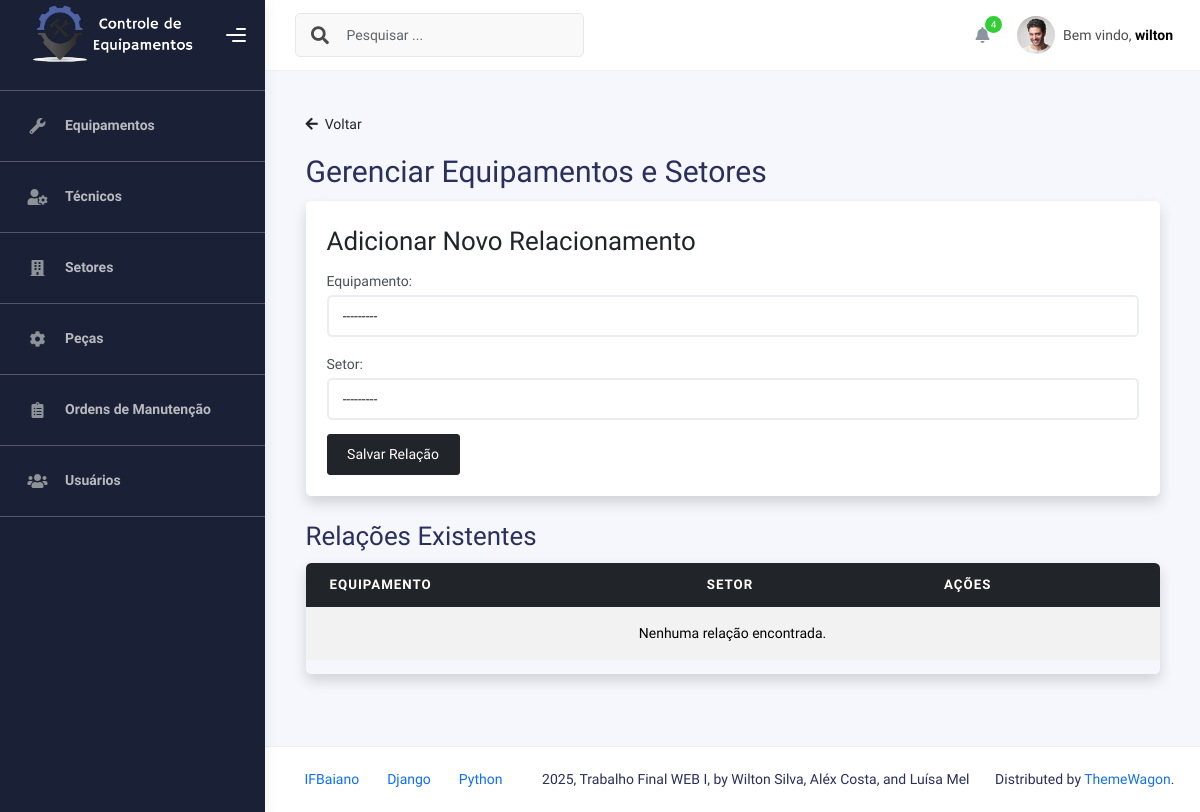
Before: /gerenciar_setor_equipamento/ (signed in) with the older database file.
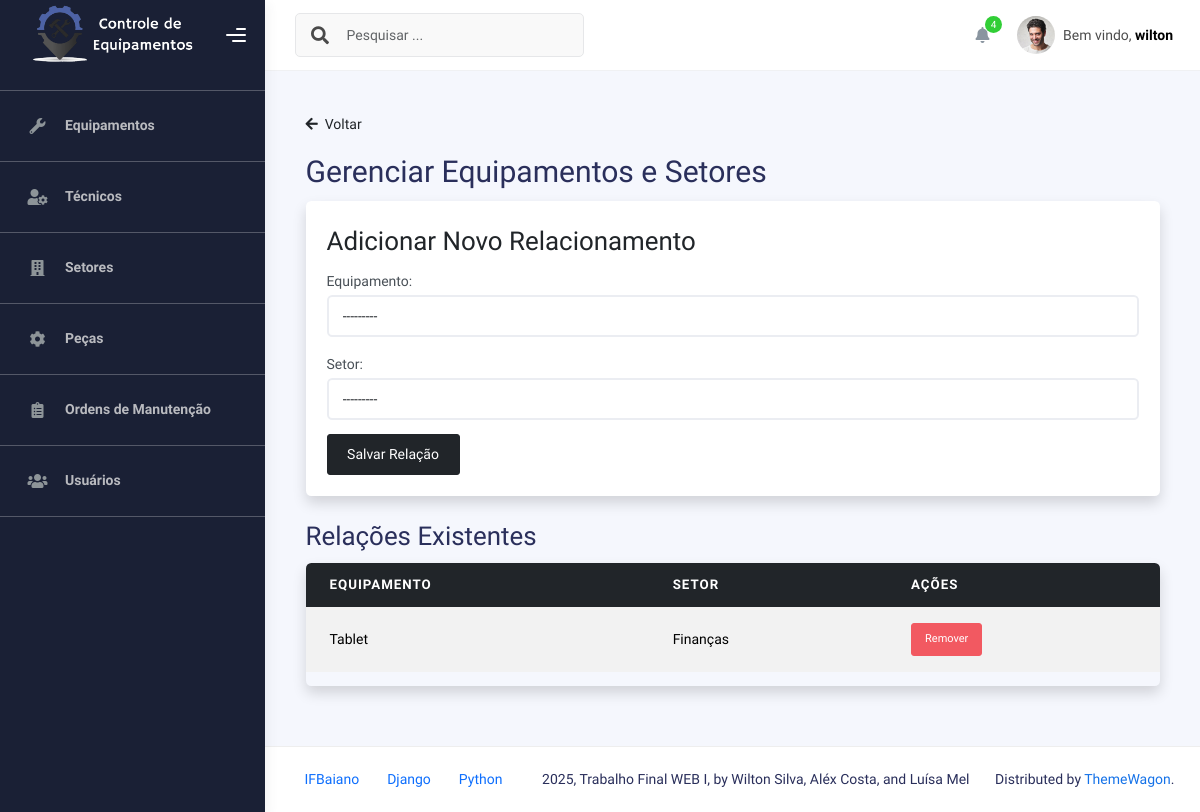
After: the same page with the newer database file.
### Setores/models.py (models this page shows, shortened)
class EquipamentoSetor(models.Model):
    equipamento = models.ForeignKey('Equipamentos.Equipamento', on_delete=models.CASCADE)
    setor = models.ForeignKey(Setor, on_delete=models.CASCADE)
    class Meta:
        unique_together = ('equipamento', 'setor')
        verbose_name = "Equipamento no Setor"
        verbose_name_plural = "Equipamentos nos Setores"

class Setor(models.Model):
    nome = models.CharField(max_length=100)
    tecnico_responsavel = models.ForeignKey(
        Tecnico,
        on_delete=models.CASCADE,
        related_name="setores_responsaveis"
    )
    localizacao = models.CharField(max_length=100)
    class Meta:
        ordering = ['nome']
        verbose_name = 'Setor'
        verbose_name_plural = 'Setores'
    def __str__(self):
        return f"{self.nome} ({self.nome})"

### Equipamentos/models.py (models this page shows)
class Equipamento(models.Model):
    nome = models.CharField(max_length=100)
    modelo = models.CharField(max_length=100)
    numero_serie = models.CharField(max_length=100)
    fabricante = models.CharField(max_length=100)
    data_aquisicao = models.DateField()
    STATUS_CHOICES = [
        ('ativo', 'Ativo'),
        ('inativo', 'Inativo'),
        ('manutencao', 'Em manutenção'),
    ]
    status = models.CharField(max_length=20, choices=STATUS_CHOICES, default='ativo')
    setores = models.ManyToManyField(
        'Setores.Setor',
        through='Setores.EquipamentoSetor',
        related_name='equipamentos'
    )
    def __str__(self):
        return f"{self.nome} ({self.modelo})"

### Setores/views.py (the view)
# urls.py: path('gerenciar_setor_equipamento/', Setores_views.gerenciar_setor_equipamento, name='gerenciar_setor_equipamento'),
@login_required
@permission_required('Setores.add_equipamentosetor', raise_exception=True)
@permission_required('Setores.view_equipamentosetor', raise_exception=True)
def gerenciar_setor_equipamento(request):
    equipamentos_setores = EquipamentoSetor.objects.select_related('equipamento', 'setor').all()
    form = EquipamentoSetorForm()
    if request.method == 'POST':
        form = EquipamentoSetorForm(request.POST)
        if form.is_valid():
            form.save()
            return HttpResponseRedirect(reverse('gerenciar_setor_equipamento'))
    return render(request, 'setores/gerenciar_setor_equipamento.html', {
        'equipamentos_setores': equipamentos_setores,
        'form': form
    })

### Setores/forms.py
class EquipamentoSetorForm(forms.ModelForm):
    equipamento = forms.ModelChoiceField(
        queryset=Equipamento.objects.all(),
        label="Equipamento",
        widget=forms.Select(attrs={'class': 'form-control'})
    )
    setor = forms.ModelChoiceField(
        queryset=Setor.objects.all(),
        label="Setor",
        widget=forms.Select(attrs={'class': 'form-control'})
    )
    class Meta:
        model = EquipamentoSetor
        fields = ['equipamento', 'setor']

### templates/setores/gerenciar_setor_equipamento.html (shortened to what this page needs)
{% extends "_base.html" %}
{% block content %}
<div class="container mt-4">
    <a href="/setores/" class="text-decoration-none text-dark mb-3 d-inline-block">
        <i class="fas fa-arrow-left me-1"></i> Voltar
    </a>
    <h1>Gerenciar Equipamentos e Setores</h1>
    <div class="card p-4 shadow rounded mb-4">
        <h2>Adicionar Novo Relacionamento</h2>
        <form method="post">
            {{ form.as_p }}
            <button type="submit" class="btn btn-dark">Salvar Relação</button>
        </form>
    </div>
    <h2>Relações Existentes</h2>
    <div class="table-responsive shadow rounded">
        <table class="table table-striped table-hover align-middle">
            <thead class="table-dark">
                <tr>
                    <th>Equipamento</th>
                    <th>Setor</th>
                    <th>Ações</th>
                </tr>
            </thead>
            <tbody>
                {% for relacao in equipamentos_setores %}
                <tr>
                    <td>{{ relacao.equipamento.nome }}</td>
                    <td>{{ relacao.setor.nome }}</td>
                    <td>
                        <a href="/delete_setor_equipamento/{{ relacao.id }}" class="btn btn-sm btn-danger">Remover</a>
                    </td>
                </tr>
                {% empty %}
                <tr>
                    <td colspan="3" class="text-center">Nenhuma relação encontrada.</td>
                </tr>
                {% endfor %}
            </tbody>
        </table>
    </div>
</div>
{% endblock %}

Changed rows visible on the page:
added EquipamentoSetor: equipamento.nome "Tablet", setor.nome "Finanças"
Other visible differences:
text no longer shown: "Nenhuma relação encontrada."
